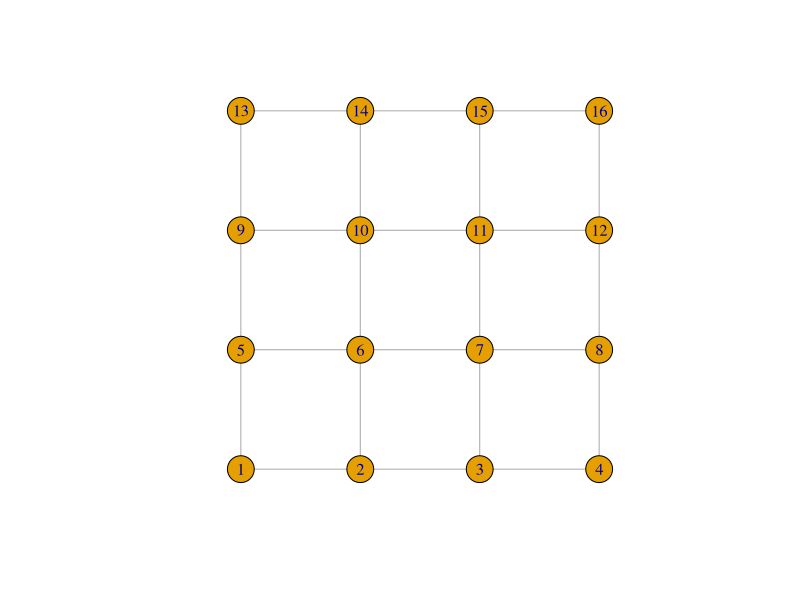
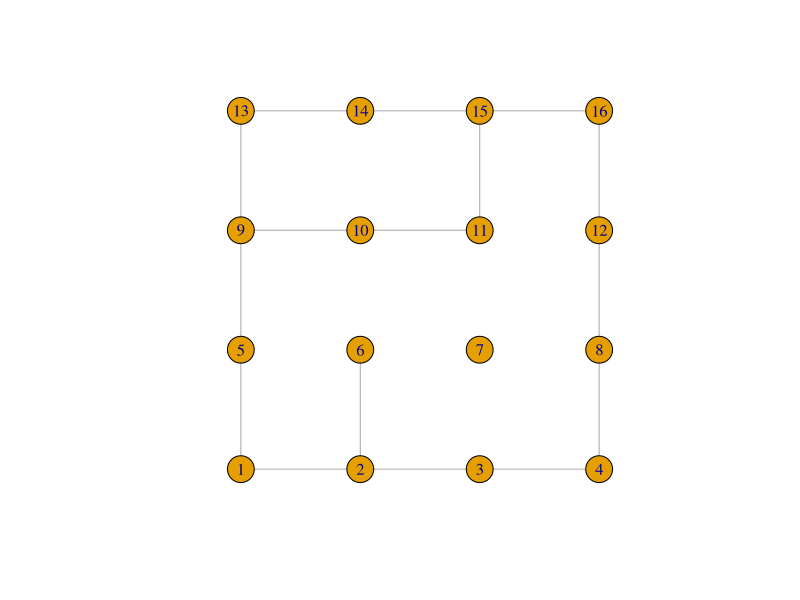

Recreate these plots in R, in order.
library(igraph)

g = make_lattice(length = 4, dim = 2)
myLayout = layout_on_grid(g)
plot(g, layout=myLayout)
as_edgelist(g, names = TRUE)
g = delete.edges(g, c(6, 8, 10, 11, 12, 13, 18, 19))           
plot(g, layout=myLayout)


myBFS = bfs(g, root=11, order=TRUE, rank=TRUE, father=TRUE, pred=TRUE, succ=TRUE, dist=TRUE)
myBFS

myDFS = dfs(g, root=11, unreachable=TRUE, order=TRUE, father=TRUE, dist=TRUE)
myDFS

for (i in 1:vcount(g))
{
  goal = i
  myPath1 = c(goal)
  myROOT = 11
  cat(goal, " ")
  repeat {
    goal = myBFS$father[goal]
    myPath1 = c(myPath1, goal)
    if (goal == myROOT) break
  }
  print(rev(myPath1))


  goal = i
  myPath2 = c(goal)
  myROOT = 11
  cat(goal, " ")
  repeat {
    goal = myDFS$father[goal]
    myPath2 = c(myPath2, goal)
    if (goal == myROOT) break
  }
  print(rev(myPath2))

  cat(i, "\n")
  if (identical(myPath1, myPath2) == FALSE) break
}
